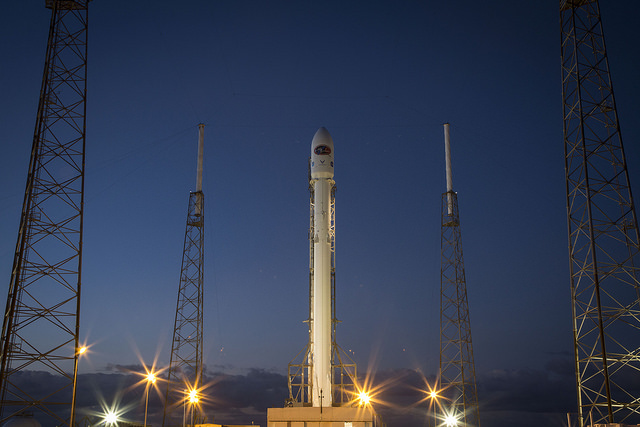
#> input picture data/sample/real_cases/01_landscape_rocket.jpg, 640 x 427 px
$ python -i cropping.py   (imports and definitions only)   (older library calls are emulated)
#> lines starting #> are read from the running program, lines starting #| are printed output that depends on the picture
"""Generate diverse, bounded crop candidates for one image."""

from __future__ import annotations

from dataclasses import dataclass
from pathlib import Path
from time import perf_counter

import cv2
import numpy as np
from PIL import Image, ImageOps

from config.settings import CROP_OUTPUT_DIR, MAX_CROPS


MIN_CROP_SIZE = 64
DUPLICATE_IOU_THRESHOLD = 0.98
FACE_EXPANSION = 2.0
FACE_DETECTION_MAX_DIMENSION = 1600
YUNET_SCORE_THRESHOLD = 0.90
YUNET_NMS_THRESHOLD = 0.30
YUNET_TOP_K = 5000
CASCADE_MIN_CONFIDENCE = 3.0
SALIENCY_MAX_DIMENSION = 1200
YUNET_MODEL_PATH = (
    Path(__file__).resolve().parents[1]
    / "models"
    / "face"
    / "face_detection_yunet_2023mar.onnx"
)


@dataclass(frozen=True)
class _Candidate:
    box: tuple[int, int, int, int]
    ratio: str
    source: str
    reason: str
    priority: int


def _target_ratios(width: int, height: int) -> list[tuple[str, float]]:
    if width >= height:
        return [("1:1", 1.0), ("4:3", 4 / 3), ("16:9", 16 / 9)]
    return [("1:1", 1.0), ("3:4", 3 / 4), ("9:16", 9 / 16)]


def _max_crop_size(width: int, height: int, ratio: float) -> tuple[int, int]:
    if width / height > ratio:
        crop_height = height
        crop_width = int(round(height * ratio))
    else:
        crop_width = width
        crop_height = int(round(width / ratio))
    return max(1, min(width, crop_width)), max(1, min(height, crop_height))


def _box_around(
    center_x: float,
    center_y: float,
    crop_width: int,
    crop_height: int,
    image_width: int,
    image_height: int,
) -> tuple[int, int, int, int]:
    x1 = int(round(center_x - crop_width / 2))
    y1 = int(round(center_y - crop_height / 2))
    x1 = min(max(0, x1), image_width - crop_width)
    y1 = min(max(0, y1), image_height - crop_height)
    return x1, y1, x1 + crop_width, y1 + crop_height


def _iou(a: tuple[int, int, int, int], b: tuple[int, int, int, int]) -> float:
    ix1, iy1 = max(a[0], b[0]), max(a[1], b[1])
    ix2, iy2 = min(a[2], b[2]), min(a[3], b[3])
    intersection = max(0, ix2 - ix1) * max(0, iy2 - iy1)
    if intersection == 0:
        return 0.0
    area_a = (a[2] - a[0]) * (a[3] - a[1])
    area_b = (b[2] - b[0]) * (b[3] - b[1])
    return intersection / float(area_a + area_b - intersection)


def _cv_image(path: Path) -> np.ndarray:
    encoded = np.fromfile(path, dtype=np.uint8)
    image = cv2.imdecode(encoded, cv2.IMREAD_COLOR)
    if image is None:
        raise ValueError(f"无法读取图片：{path}")
    return image


def _saliency_center(image_bgr: np.ndarray) -> tuple[float, float, str]:
    """Return a subject center; edge energy is a portable fallback."""
    height, width = image_bgr.shape[:2]
    scale = min(1.0, SALIENCY_MAX_DIMENSION / max(width, height))
    working_image = image_bgr
    if scale < 1.0:
        working_image = cv2.resize(
            image_bgr,
            (max(1, int(round(width * scale))), max(1, int(round(height * scale)))),
            interpolation=cv2.INTER_AREA,
        )
    saliency_map = None
    method = "edge_energy"
    saliency_namespace = getattr(cv2, "saliency", None)
    if saliency_namespace is not None:
        try:
            detector = saliency_namespace.StaticSaliencySpectralResidual_create()
            ok, saliency_map = detector.computeSaliency(working_image)
            if not ok:
                saliency_map = None
            else:
                method = "spectral_residual"
        except cv2.error:
            saliency_map = None

    if saliency_map is None:
        gray = cv2.cvtColor(working_image, cv2.COLOR_BGR2GRAY)
        gx = cv2.Sobel(gray, cv2.CV_32F, 1, 0, ksize=3)
        gy = cv2.Sobel(gray, cv2.CV_32F, 0, 1, ksize=3)
        saliency_map = cv2.magnitude(gx, gy)

    weights = np.asarray(saliency_map, dtype=np.float64)
    weights[~np.isfinite(weights)] = 0
    total = float(weights.sum())
    if total <= 1e-12:
        return width / 2, height / 2, "center_fallback"
    ys, xs = np.indices(weights.shape)
    center_x = float((xs * weights).sum() / total)
    center_y = float((ys * weights).sum() / total)
    return center_x / scale, center_y / scale, method


def _detect_faces_yunet(image_bgr: np.ndarray) -> list[tuple[int, int, int, int]]:
    """Detect human faces with the bundled OpenCV Zoo YuNet model."""
    if not YUNET_MODEL_PATH.is_file() or not hasattr(cv2, "FaceDetectorYN"):
        raise RuntimeError("YuNet model or OpenCV FaceDetectorYN is unavailable")
    height, width = image_bgr.shape[:2]
    detector = cv2.FaceDetectorYN.create(
        str(YUNET_MODEL_PATH),
        "",
        (width, height),
        YUNET_SCORE_THRESHOLD,
        YUNET_NMS_THRESHOLD,
        YUNET_TOP_K,
    )
    _, detected = detector.detect(image_bgr)
    if detected is None:
        return []
    return [tuple(int(round(value)) for value in face[:4]) for face in detected]


def _detect_faces_cascade(image_bgr: np.ndarray) -> list[tuple[int, int, int, int]]:
    """Compatibility fallback used only when YuNet cannot be loaded."""
    gray = cv2.cvtColor(image_bgr, cv2.COLOR_BGR2GRAY)
    cascade_paths = [
        Path(cv2.data.haarcascades) / "haarcascade_frontalface_default.xml",
        Path(__file__).resolve().parents[1]
        / "models"
        / "face"
        / "lbpcascade_frontalface_opencv.xml",
    ]
    detector = None
    for cascade_path in cascade_paths:
        if not cascade_path.is_file():
            continue
        candidate_detector = cv2.CascadeClassifier(str(cascade_path))
        if not candidate_detector.empty():
            detector = candidate_detector
            break
    if detector is None:
        return []
    try:
        detected, _, confidence = detector.detectMultiScale3(
            gray,
            scaleFactor=1.1,
            minNeighbors=5,
            minSize=(32, 32),
            outputRejectLevels=True,
        )
        return [
            tuple(int(value) for value in face)
            for face, weight in zip(detected, confidence)
            if float(weight) >= CASCADE_MIN_CONFIDENCE
        ]
    except (AttributeError, cv2.error):
        detected = detector.detectMultiScale(
            gray,
            scaleFactor=1.1,
            minNeighbors=5,
            minSize=(32, 32),
        )
        return [tuple(int(value) for value in face) for face in detected]


def _face_candidates(
    image_bgr: np.ndarray,
    ratios: list[tuple[str, float]],
) -> tuple[list[_Candidate], dict]:
    image_height, image_width = image_bgr.shape[:2]
    detection_scale = min(1.0, FACE_DETECTION_MAX_DIMENSION / max(image_width, image_height))
    detection_image = image_bgr
    if detection_scale < 1.0:
        detection_image = cv2.resize(
            image_bgr,
            (
                max(1, int(round(image_width * detection_scale))),
                max(1, int(round(image_height * detection_scale))),
            ),
            interpolation=cv2.INTER_AREA,
        )
    detector_name = "yunet_2023mar"
    try:
        faces = _detect_faces_yunet(detection_image)
    except (RuntimeError, cv2.error):
        detector_name = "haar_or_lbp_fallback"
        faces = _detect_faces_cascade(detection_image)
    diagnostics = {
        "face_detector": detector_name,
        "face_detection_count": len(faces),
        "face_detection_scale": round(detection_scale, 6),
        "face_score_threshold": (
            YUNET_SCORE_THRESHOLD if detector_name == "yunet_2023mar" else CASCADE_MIN_CONFIDENCE
        ),
        "face_nms_threshold": (
            YUNET_NMS_THRESHOLD if detector_name == "yunet_2023mar" else None
        ),
    }
    if len(faces) == 0:
        return [], diagnostics

    scaled_faces = [
        tuple(int(round(value / detection_scale)) for value in face) for face in faces
    ]
    x1 = min(x for x, _, _, _ in scaled_faces)
    y1 = min(y for _, y, _, _ in scaled_faces)
    x2 = max(x + w for x, _, w, _ in scaled_faces)
    y2 = max(y + h for _, y, _, h in scaled_faces)
    center_x, center_y = (x1 + x2) / 2, (y1 + y2) / 2
    subject_width, subject_height = x2 - x1, y2 - y1

    candidates: list[_Candidate] = []
    for ratio_name, ratio in ratios[:2]:
        crop_width = max(subject_width * FACE_EXPANSION, subject_height * FACE_EXPANSION * ratio)
        crop_height = crop_width / ratio
        if crop_height < subject_height * FACE_EXPANSION:
            crop_height = subject_height * FACE_EXPANSION
            crop_width = crop_height * ratio
        scale = min(1.0, image_width / crop_width, image_height / crop_height)
        crop_width = max(MIN_CROP_SIZE, int(round(crop_width * scale)))
        crop_height = max(MIN_CROP_SIZE, int(round(crop_height * scale)))
        crop_width = min(image_width, crop_width)
        crop_height = min(image_height, crop_height)
        box = _box_around(center_x, center_y, crop_width, crop_height, image_width, image_height)
        candidates.append(
            _Candidate(
                box,
                ratio_name,
                "face",
                f"{detector_name}_"
                + ("multi_face_union" if len(scaled_faces) > 1 else "single_face_expanded"),
                1,
            )
        )
    return candidates, diagnostics


def _valid(candidate: _Candidate, width: int, height: int) -> bool:
    x1, y1, x2, y2 = candidate.box
    return (
        0 <= x1 < x2 <= width
        and 0 <= y1 < y2 <= height
        and x2 - x1 >= min(MIN_CROP_SIZE, width)
        and y2 - y1 >= min(MIN_CROP_SIZE, height)
    )


def _select_diverse(candidates: list[_Candidate], limit: int) -> list[_Candidate]:
    selected: list[_Candidate] = []
    for candidate in sorted(candidates, key=lambda item: item.priority):
        if any(
            candidate.box == old.box
            or _iou(candidate.box, old.box) >= DUPLICATE_IOU_THRESHOLD
            for old in selected
        ):
            continue
        selected.append(candidate)
        if len(selected) >= limit:
            break
    return selected


def generate_crops(
    image_path: str | Path,
    max_crops: int = MAX_CROPS,
    output_dir: str | Path | None = None,
) -> list[dict]:
    """Generate and save at most ``max_crops`` valid crop candidates.

    Coordinates use Pillow's left/top-inclusive, right/bottom-exclusive
    convention and always refer to the EXIF-corrected image.
    """
#> called with max_crops = 7
    if not 1 <= max_crops <= MAX_CROPS:
        raise ValueError(f"max_crops 必须在 1 到 {MAX_CROPS} 之间")

    started = perf_counter()
    path = Path(image_path)
    if not path.is_file():
        raise FileNotFoundError(f"图片不存在：{path}")

    with Image.open(path) as opened:
#> opened is the input picture: PIL image 640x427 RGB; mean R, G, B 52.3, 61.3, 82.3
        opened.load()
        corrected = ImageOps.exif_transpose(opened)
        image = corrected.copy()
    width, height = image.size
#> width = 640; height = 427
    if width < 2 or height < 2:
        raise ValueError("图片尺寸过小，无法生成裁剪候选")

    image_bgr = _cv_image(path)
    if (image_bgr.shape[1], image_bgr.shape[0]) != (width, height):
        rgb = np.asarray(image.convert("RGB"))
        image_bgr = cv2.cvtColor(rgb, cv2.COLOR_RGB2BGR)

    ratios = _target_ratios(width, height)
    candidates = [
        _Candidate((0, 0, width, height), "original", "original", "uncropped_original", 0)
    ]
    face_candidates, face_diagnostics = _face_candidates(image_bgr, ratios)
#> in _detect_faces_cascade, `gray = cv2.cvtColor(image_bgr, cv2.COLOR_BGR2GRAY)`:
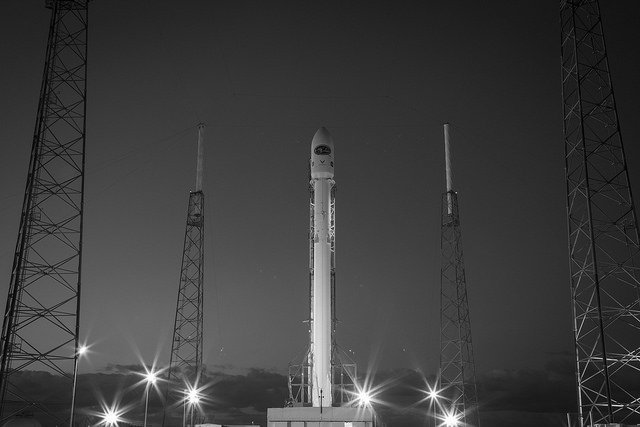
#> gray: shape (427, 640); min 0, max 255, mean 61
#> in _detect_faces_cascade, `detected, _, confidence = detector.detectMultiScale3( gray, scaleFacto..`: detected = ()
#> in _face_candidates, `faces = _detect_faces_cascade(detection_image)`: faces = []
#> face_candidates = []; face_diagnostics = 5 items
    candidates.extend(face_candidates)

    for ratio_index, (ratio_name, ratio) in enumerate(ratios):
        crop_width, crop_height = _max_crop_size(width, height, ratio)
        candidates.append(
            _Candidate(
                _box_around(width / 2, height / 2, crop_width, crop_height, width, height),
                ratio_name,
                "center",
                "center_common_ratio",
                2 if ratio_index < 2 else 4,
            )
        )
#> after the loop, candidates = 4 items

    salient_x, salient_y, saliency_method = _saliency_center(image_bgr)
#> in _saliency_center, `ok, saliency_map = detector.computeSaliency(working_image)`:
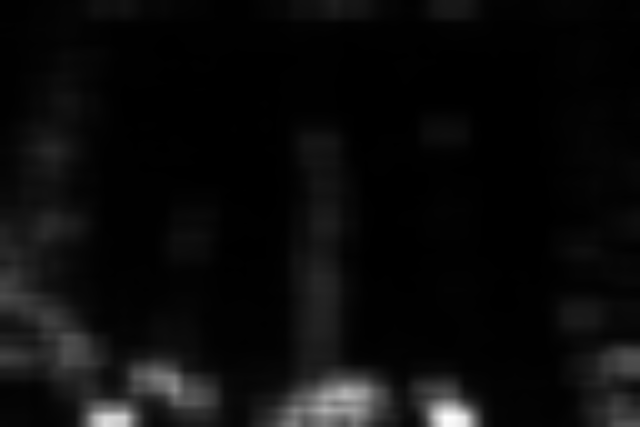
#> saliency_map: shape (427, 640) float32; min 0.0017, max 0.997, mean 0.0478
#> in _saliency_center, `ok, saliency_map = detector.computeSaliency(working_image)`: ok = True
#> in _saliency_center, `total = float(weights.sum())`: total = 13057.4
#> in _saliency_center, `center_x = float((xs * weights).sum() / total)`: center_x = 272.9
#> in _saliency_center, `center_y = float((ys * weights).sum() / total)`: center_y = 324.7
#> salient_x = 272.9; salient_y = 324.7; saliency_method = 'spectral_residual'
    for ratio_name, ratio in ratios:
        crop_width, crop_height = _max_crop_size(width, height, ratio)
        candidates.append(
            _Candidate(
                _box_around(salient_x, salient_y, crop_width, crop_height, width, height),
                ratio_name,
                "saliency",
                f"{saliency_method}_weighted_center",
                3,
            )
        )
#> this loop made 3 passes
#> (crop_width, crop_height, x1 in _box_around, y1 in _box_around) on passes 1 to 3: (427, 427, 59, 0), (569, 427, 0, 0), (640, 360, 0, 67)
#> after the loop, candidates = 7 items

    raw_candidate_count = len(candidates)
#> raw_candidate_count = 7
    valid_candidates = [candidate for candidate in candidates if _valid(candidate, width, height)]
#> valid_candidates = 7 items
    unique_candidates = _select_diverse(valid_candidates, len(valid_candidates))
#> the loop in _select_diverse, `for candidate in sorted(candidates, key=lambda item: item.priority):` made 7 passes
#> unique_candidates = 7 items
    selected = unique_candidates[:max_crops]
#> selected = 7 items

    image_id = path.stem
    crop_root = Path(output_dir) if output_dir is not None else CROP_OUTPUT_DIR
    image_crop_dir = crop_root / image_id
    image_crop_dir.mkdir(parents=True, exist_ok=True)

    results: list[dict] = []
    for index, candidate in enumerate(selected, 1):
        crop_id = f"{image_id}__{candidate.source}_{index:02d}"
        if candidate.source == "original":
            candidate_path = path
        else:
            candidate_path = image_crop_dir / f"{crop_id}.png"
            image.crop(candidate.box).save(candidate_path, format="PNG")
        x1, y1, x2, y2 = candidate.box
        results.append(
            {
                "crop_id": crop_id,
                "image_id": image_id,
                "image_path": str(candidate_path),
                "source_image_path": str(path),
                "box": [x1, y1, x2, y2],
                "ratio": candidate.ratio,
                "source": candidate.source,
                "reason": candidate.reason,
                "width": x2 - x1,
                "height": y2 - y1,
            }
        )
#> this loop made 7 passes
#> (crop_id, x1, y1, x2, y2) on passes 1 to 7: ('01_landscape_rocket__original_01', 0, 0, 640, 427), ('01_landscape_rocket__center_02', 106, 0, 533, 427), ('01_landscape_rocket__center_03', 36, 0, 605, 427), ('01_landscape_rocket__saliency_04', 59, 0, 486, 427), ('01_landscape_rocket__saliency_05', 0, 0, 569, 427), ('01_landscape_rocket__saliency_06', 0, 67, 640, 427), ('01_landscape_rocket__center_07', 0, 34, 640, 394)
#> pass 2, in generate_crops, `image.crop(candidate.box).save(candidate_path, format="PNG")`:
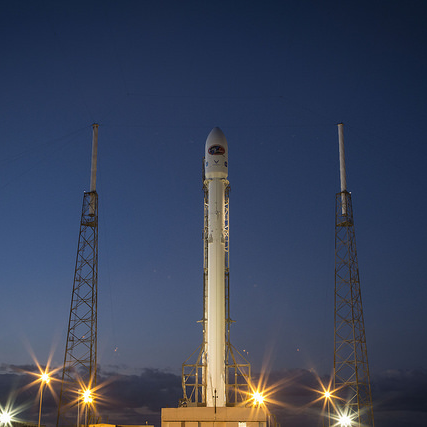
#> saved as 01_landscape_rocket__center_02.png: PIL image 427x427 RGB; mean R, G, B 58.3, 67.5, 89.7
#> after the loop, results = 7 items

    elapsed_ms = round((perf_counter() - started) * 1000, 3)
    statistics = {
        "raw_candidate_count": raw_candidate_count,
        "valid_candidate_count": len(valid_candidates),
        "unique_candidate_count": len(unique_candidates),
        "returned_candidate_count": len(selected),
        "invalid_candidate_count": raw_candidate_count - len(valid_candidates),
        "duplicate_candidate_count": len(valid_candidates) - len(unique_candidates),
        "limited_candidate_count": max(0, len(unique_candidates) - len(selected)),
        "candidate_validity_rate": round(
            len(unique_candidates) / raw_candidate_count * 100, 3
        ),
        **face_diagnostics,
    }
    for result in results:
        result["generation_time_ms"] = elapsed_ms
        result["generation_stats"] = statistics.copy()
#> this loop made 7 passes
    return results

>>> result = generate_crops('../data/sample/real_cases/01_landscape_rocket.jpg')
#> result = 7 items

$ run again, on data/sample/real_cases/04_ultratall_rocket.jpg
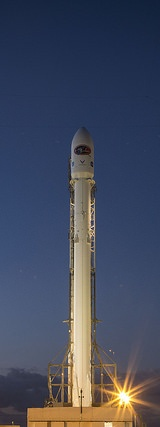
#> input picture data/sample/real_cases/04_ultratall_rocket.jpg, 160 x 427 px
#> in generate_crops, opened is the input picture: PIL image 160x427 RGB; mean R, G, B 68.1, 74.5, 92.8
#> detected = ()
#> faces = []
#> face_diagnostics = 5 items
#> after the loop in generate_crops, `for ratio_index, (ratio_name, ratio) in enumerate(ratios):`: candidates = 4 items
#> in _saliency_center, `ok, saliency_map = detector.computeSaliency(working_image)`:
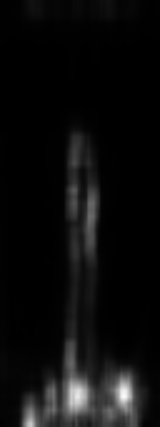
#> saliency_map: shape (427, 160) float32; min 0.000653, max 0.989, mean 0.0516
#> ok = True
#> total = 3527.2
#> center_x = 83.97
#> center_y = 332.8
#> salient_x = 83.97; salient_y = 332.8; saliency_method = 'spectral_residual'
#> the loop in generate_crops, `for ratio_name, ratio in ratios:` made 3 passes
#> (crop_height, y1 in _box_around) on passes 1 to 3: (160, 253), (213, 214), (284, 143)
#> after the loop in generate_crops, `for ratio_name, ratio in ratios:`: candidates = 7 items
#> raw_candidate_count = 7
#> valid_candidates = 7 items
#> the loop in _select_diverse, `for candidate in sorted(candidates, key=lambda item: item.priority):` made 7 passes
#> the loop in generate_crops, `for index, candidate in enumerate(selected, 1):` made 7 passes
#> (crop_id, y1, y2) on passes 1 to 7: ('04_ultratall_rocket__original_01', 0, 427), ('04_ultratall_rocket__center_02', 134, 294), ('04_ultratall_rocket__center_03', 107, 320), ('04_ultratall_rocket__saliency_04', 253, 413), ('04_ultratall_rocket__saliency_05', 214, 427), ('04_ultratall_rocket__saliency_06', 143, 427), ('04_ultratall_rocket__center_07', 72, 356)
#> pass 2, in generate_crops, `image.crop(candidate.box).save(candidate_path, format="PNG")`:
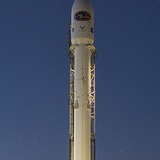
#> saved as 04_ultratall_rocket__center_02.png: PIL image 160x160 RGB; mean R, G, B 64.3, 76.3, 102.6
#> the loop in generate_crops, `for result in results:` made 7 passes
